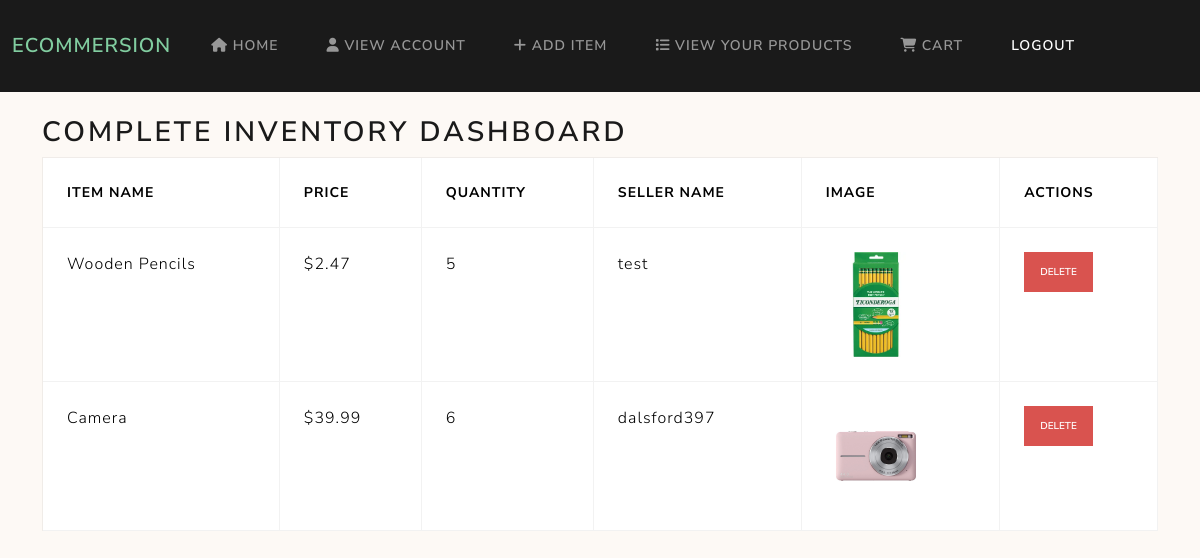
Page /sellerDashboard (signed in) on the committed database.
### models.py (models this page shows, shortened)
class Inventory(db.Model):
    __tablename__ = 'inventory'
    itemID = Column(Integer, primary_key=True)
    title = Column(String(50), nullable=False)
    sellerID = Column(Integer, ForeignKey('users.userID'), nullable=False)
    price = Column(Numeric(10, 2), nullable=False)
    stock = Column(Integer, nullable=False)
    image = Column(String(255), nullable=True)  # Add this line
    description = Column(String(255), nullable=False)

class User(db.Model, UserMixin):
    __tablename__ = 'users'
    userID = Column(Integer, primary_key=True)
    username = Column(String(50), nullable=False)
    password = Column(String(50), nullable=False)
    email = Column(String(50), nullable=False)
    address = Column(String(50), nullable=False)
    city = Column(String(50), nullable=False)
    state = Column(String(50), nullable=False)
    zipCode = Column(String(50), nullable=False)
    isAdmin = Column(Integer, nullable=False)

### main.py (the view)
@app.route('/sellerDashboard', methods=['GET'])
@login_required
def sellerDashboard():
    products = db.session.query(Inventory, User.username)\
        .join(User, Inventory.sellerID == User.userID)\
        .all()
    return render_template('sellerDashboard.html', products=products)

### main.py (called while the page is built)
@login.user_loader
def load_user(id):
    return db.session.get(User, int(id))

### templates/sellerDashboard.html
{% extends "home.html" %}
{% block content %}
<div class="container mt-4">
    <h2>Complete Inventory Dashboard</h2>
    <table class="table table-bordered">
        <thead>
            <tr>
                <th>Item Name</th>
                <th>Price</th>
                <th>Quantity</th>
                <th>Seller Name</th>
                <th>Image</th>
                <th>Actions</th>
            </tr>
        </thead>
        <tbody>
            {% for product, seller_name in products %}
            <tr>
                <td>{{ product.title }}</td>
                <td>${{ "%.2f"|format(product.price) }}</td>
                <td>{{ product.stock }}</td>
                <td>{{ seller_name }}</td>
                <td>
                    <img src="{{ url_for('static', filename=product.image) }}" alt="{{ product.title }}" width="100">
                </td>
                <td>
                    <form action="{{ url_for('deleteInventory', item_id=product.itemID) }}" method="POST" style="display: inline;">
                        <button type="submit" class="btn btn-danger btn-sm" onclick="return confirm('Are you sure you want to delete this item?')">Delete</button>
                    </form>
                </td>
            </tr>
            {% endfor %}
        </tbody>
    </table>
</div>
{% endblock %}

### templates/home.html (style rules this page uses)
body { background-color:rgb(253, 249, 245); }

### rows in the picture
Inventory: title "Wooden Pencils", price "2.47", stock "5", username "test", image (picture)
Inventory: title "Camera", price "39.99", stock "6", username "dalsford397", image (picture)
